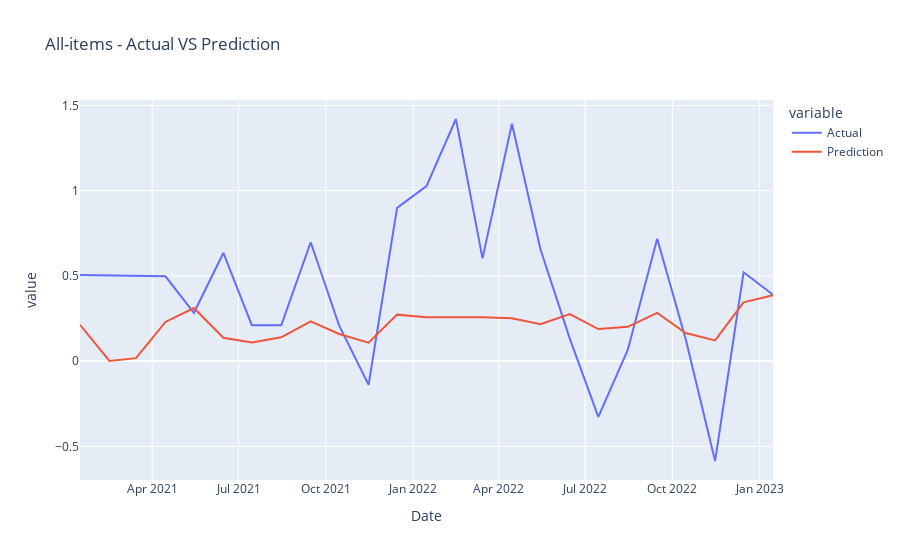
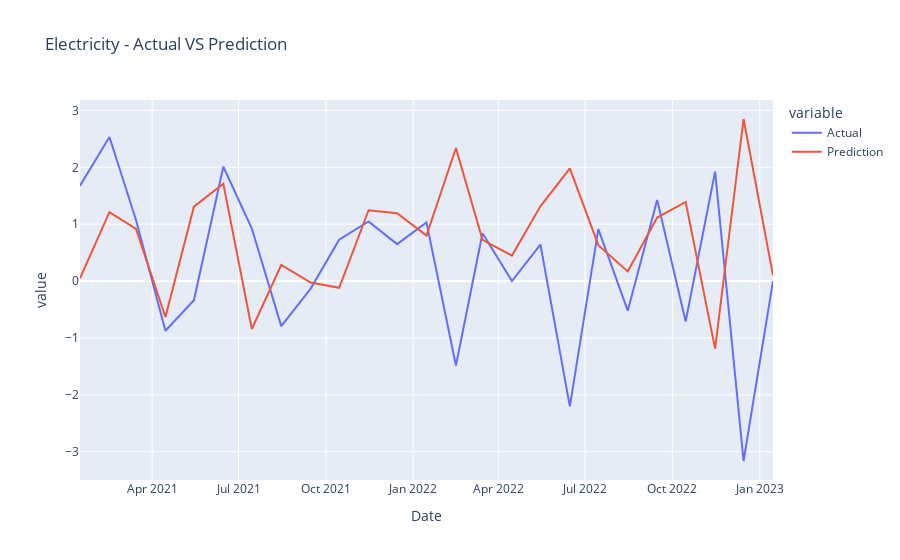
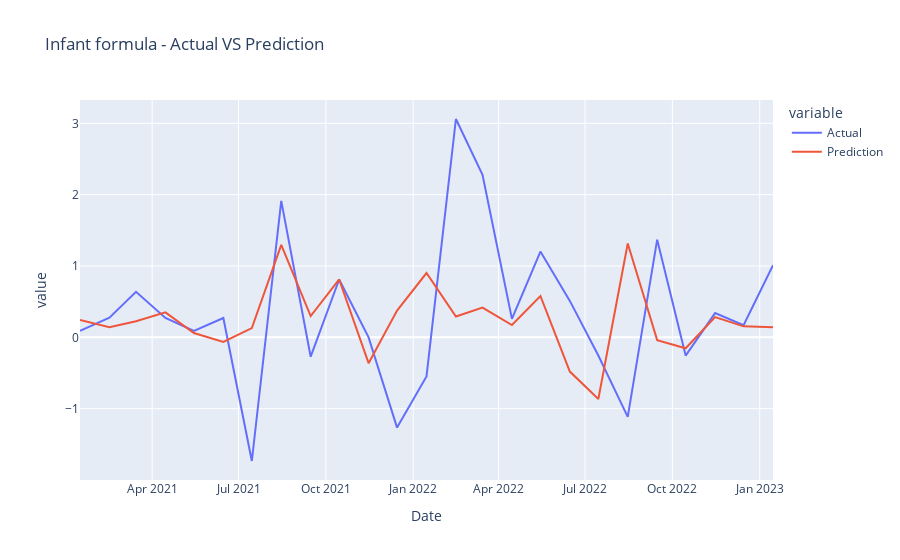
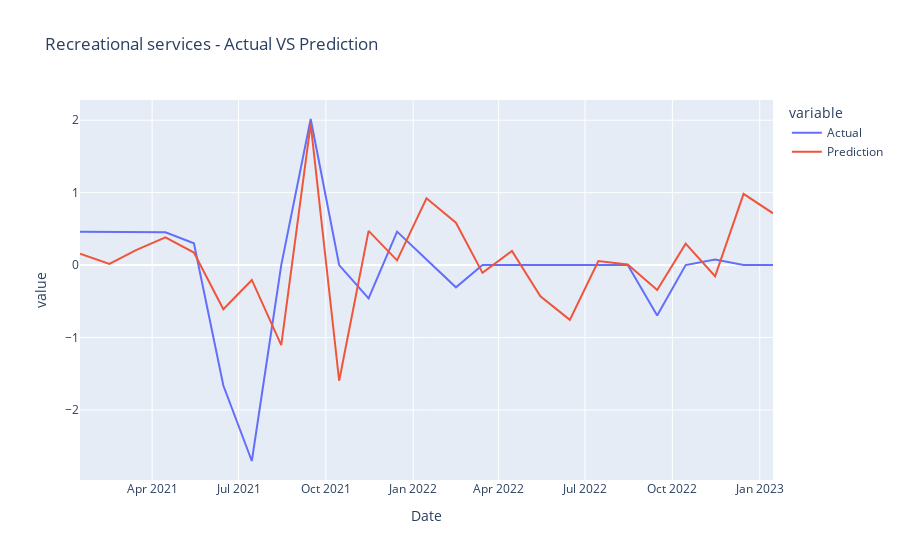

These figures' notebook cell, in order:
### Markdown cell above
Plot Results:

### Code cell
def plot_results(all_data_dict, categories):
    category_samples = ['All-items']+random.sample(categories, 10)
    for category in category_samples:
        category_df = all_data_dict[category]
        fig = px.line(category_df, x="Date", y=["Actual", "Prediction"], title=f'{category} - Actual VS Prediction')
        fig.show()

plot_results(all_data_test_dict, all_categories)

### Figure 1 — Plotly figure (JSON) as saved in the notebook; plotly's stock layout.template omitted (floating-point values rounded to 4 significant figures)
{"data": [{"hovertemplate": "variable=Actual<br>Date=%{x}<br>value=%{y}<extra></extra>", "legendgroup": "Actual", "line": {"color": "#636efa", "dash": "solid"}, "marker": {"symbol": "circle"}, "mode": "lines", "name": "Actual", "orientation": "v", "showlegend": true, "type": "scatter", "x": ["2021-01-15", "2021-02-15", "2021-03-15", "2021-04-15", "2021-05-15", "2021-06-15", "2021-07-15", "2021-08-15", "2021-09-15", "2021-10-15", "2021-11-15", "2021-12-15", "2022-01-15", "2022-02-15", "2022-03-15", "2022-04-15", "2022-05-15", "2022-06-15", "2022-07-15", "2022-08-15", "2022-09-15", "2022-10-15", "2022-11-15", "2022-12-15", "2023-01-15"], "xaxis": "x", "y": [0.5052, 0.5027, 0.5002, 0.4977, 0.2833, 0.6345, 0.2106, 0.2102, 0.6974, 0.2083, -0.1388, 0.8987, 1.027, 1.42, 0.6026, 1.392, 0.6562, 0.1307, -0.3271, 0.06551, 0.7178, 0.13, -0.5861, 0.5212, 0.3891], "yaxis": "y"}, {"hovertemplate": "variable=Prediction<br>Date=%{x}<br>value=%{y}<extra></extra>", "legendgroup": "Prediction", "line": {"color": "#EF553B", "dash": "solid"}, "marker": {"symbol": "circle"}, "mode": "lines", "name": "Prediction", "orientation": "v", "showlegend": true, "type": "scatter", "x": ["2021-01-15", "2021-02-15", "2021-03-15", "2021-04-15", "2021-05-15", "2021-06-15", "2021-07-15", "2021-08-15", "2021-09-15", "2021-10-15", "2021-11-15", "2021-12-15", "2022-01-15", "2022-02-15", "2022-03-15", "2022-04-15", "2022-05-15", "2022-06-15", "2022-07-15", "2022-08-15", "2022-09-15", "2022-10-15", "2022-11-15", "2022-12-15", "2023-01-15"], "xaxis": "x", "y": [0.2132, 0.001125, 0.01749, 0.2297, 0.3112, 0.1371, 0.1094, 0.1394, 0.2333, 0.1591, 0.1082, 0.2725, 0.2571, 0.2573, 0.2568, 0.2507, 0.2166, 0.2762, 0.1877, 0.2009, 0.2826, 0.1647, 0.1216, 0.3451, 0.3863], "yaxis": "y"}], "layout": {"legend": {"title": {"text": "variable"}, "tracegroupgap": 0}, "title": {"text": "All-items - Actual VS Prediction"}, "xaxis": {"anchor": "y", "domain": [0, 1], "title": {"text": "Date"}}, "yaxis": {"anchor": "x", "domain": [0, 1], "title": {"text": "value"}}}}

### Figure 2 — Plotly figure (JSON) as saved in the notebook; plotly's stock layout.template omitted (floating-point values rounded to 4 significant figures)
{"data": [{"hovertemplate": "variable=Actual<br>Date=%{x}<br>value=%{y}<extra></extra>", "legendgroup": "Actual", "line": {"color": "#636efa", "dash": "solid"}, "marker": {"symbol": "circle"}, "mode": "lines", "name": "Actual", "orientation": "v", "showlegend": true, "type": "scatter", "x": ["2021-01-15", "2021-02-15", "2021-03-15", "2021-04-15", "2021-05-15", "2021-06-15", "2021-07-15", "2021-08-15", "2021-09-15", "2021-10-15", "2021-11-15", "2021-12-15", "2022-01-15", "2022-02-15", "2022-03-15", "2022-04-15", "2022-05-15", "2022-06-15", "2022-07-15", "2022-08-15", "2022-09-15", "2022-10-15", "2022-11-15", "2022-12-15", "2023-01-15"], "xaxis": "x", "y": [1.677, 2.532, 1.075, -0.8728, -0.3377, 2.009, 0.9241, -0.7916, -0.1325, 0.7268, 1.048, 0.6494, 1.03, -1.484, 0.8417, 0, 0.6427, -2.202, 0.9127, -0.5205, 1.425, -0.7099, 1.924, -3.163, 0], "yaxis": "y"}, {"hovertemplate": "variable=Prediction<br>Date=%{x}<br>value=%{y}<extra></extra>", "legendgroup": "Prediction", "line": {"color": "#EF553B", "dash": "solid"}, "marker": {"symbol": "circle"}, "mode": "lines", "name": "Prediction", "orientation": "v", "showlegend": true, "type": "scatter", "x": ["2021-01-15", "2021-02-15", "2021-03-15", "2021-04-15", "2021-05-15", "2021-06-15", "2021-07-15", "2021-08-15", "2021-09-15", "2021-10-15", "2021-11-15", "2021-12-15", "2022-01-15", "2022-02-15", "2022-03-15", "2022-04-15", "2022-05-15", "2022-06-15", "2022-07-15", "2022-08-15", "2022-09-15", "2022-10-15", "2022-11-15", "2022-12-15", "2023-01-15"], "xaxis": "x", "y": [0.04939, 1.212, 0.917, -0.6306, 1.308, 1.712, -0.8415, 0.2834, -0.02626, -0.1182, 1.246, 1.192, 0.7995, 2.339, 0.7262, 0.4478, 1.314, 1.98, 0.6321, 0.1689, 1.117, 1.391, -1.188, 2.849, 0.1014], "yaxis": "y"}], "layout": {"legend": {"title": {"text": "variable"}, "tracegroupgap": 0}, "title": {"text": "Electricity - Actual VS Prediction"}, "xaxis": {"anchor": "y", "domain": [0, 1], "title": {"text": "Date"}}, "yaxis": {"anchor": "x", "domain": [0, 1], "title": {"text": "value"}}}}

### Figure 3 — Plotly figure (JSON) as saved in the notebook; plotly's stock layout.template omitted (floating-point values rounded to 4 significant figures)
{"data": [{"hovertemplate": "variable=Actual<br>Date=%{x}<br>value=%{y}<extra></extra>", "legendgroup": "Actual", "line": {"color": "#636efa", "dash": "solid"}, "marker": {"symbol": "circle"}, "mode": "lines", "name": "Actual", "orientation": "v", "showlegend": true, "type": "scatter", "x": ["2021-01-15", "2021-02-15", "2021-03-15", "2021-04-15", "2021-05-15", "2021-06-15", "2021-07-15", "2021-08-15", "2021-09-15", "2021-10-15", "2021-11-15", "2021-12-15", "2022-01-15", "2022-02-15", "2022-03-15", "2022-04-15", "2022-05-15", "2022-06-15", "2022-07-15", "2022-08-15", "2022-09-15", "2022-10-15", "2022-11-15", "2022-12-15", "2023-01-15"], "xaxis": "x", "y": [0.09187, 0.2751, 0.639, 0.2726, 0.0907, 0.2716, -1.733, 1.913, -0.2711, 0.8112, 0, -1.265, -0.5469, 3.061, 2.279, 0.2596, 1.203, 0.5111, -0.2552, -1.114, 1.369, -0.2552, 0.3401, 0.1696, 1.012], "yaxis": "y"}, {"hovertemplate": "variable=Prediction<br>Date=%{x}<br>value=%{y}<extra></extra>", "legendgroup": "Prediction", "line": {"color": "#EF553B", "dash": "solid"}, "marker": {"symbol": "circle"}, "mode": "lines", "name": "Prediction", "orientation": "v", "showlegend": true, "type": "scatter", "x": ["2021-01-15", "2021-02-15", "2021-03-15", "2021-04-15", "2021-05-15", "2021-06-15", "2021-07-15", "2021-08-15", "2021-09-15", "2021-10-15", "2021-11-15", "2021-12-15", "2022-01-15", "2022-02-15", "2022-03-15", "2022-04-15", "2022-05-15", "2022-06-15", "2022-07-15", "2022-08-15", "2022-09-15", "2022-10-15", "2022-11-15", "2022-12-15", "2023-01-15"], "xaxis": "x", "y": [0.2425, 0.1417, 0.2269, 0.3498, 0.06032, -0.06358, 0.1304, 1.296, 0.2991, 0.8114, -0.3621, 0.3764, 0.9016, 0.2923, 0.4183, 0.1724, 0.5802, -0.4793, -0.8642, 1.315, -0.03887, -0.1526, 0.2846, 0.1541, 0.1426], "yaxis": "y"}], "layout": {"legend": {"title": {"text": "variable"}, "tracegroupgap": 0}, "title": {"text": "Infant formula - Actual VS Prediction"}, "xaxis": {"anchor": "y", "domain": [0, 1], "title": {"text": "Date"}}, "yaxis": {"anchor": "x", "domain": [0, 1], "title": {"text": "value"}}}}

### Figure 4 — Plotly figure (JSON) as saved in the notebook; plotly's stock layout.template omitted (floating-point values rounded to 4 significant figures)
{"data": [{"hovertemplate": "variable=Actual<br>Date=%{x}<br>value=%{y}<extra></extra>", "legendgroup": "Actual", "line": {"color": "#636efa", "dash": "solid"}, "marker": {"symbol": "circle"}, "mode": "lines", "name": "Actual", "orientation": "v", "showlegend": true, "type": "scatter", "x": ["2021-01-15", "2021-02-15", "2021-03-15", "2021-04-15", "2021-05-15", "2021-06-15", "2021-07-15", "2021-08-15", "2021-09-15", "2021-10-15", "2021-11-15", "2021-12-15", "2022-01-15", "2022-02-15", "2022-03-15", "2022-04-15", "2022-05-15", "2022-06-15", "2022-07-15", "2022-08-15", "2022-09-15", "2022-10-15", "2022-11-15", "2022-12-15", "2023-01-15"], "xaxis": "x", "y": [0.4587, 0.4566, 0.4545, 0.4525, 0.3005, -1.664, -2.706, 0, 2.017, 0, -0.4619, 0.4619, 0.07678, -0.3075, 0, 0, 0, 0, 0, 0, -0.6953, 0, 0.07749, 0, 0], "yaxis": "y"}, {"hovertemplate": "variable=Prediction<br>Date=%{x}<br>value=%{y}<extra></extra>", "legendgroup": "Prediction", "line": {"color": "#EF553B", "dash": "solid"}, "marker": {"symbol": "circle"}, "mode": "lines", "name": "Prediction", "orientation": "v", "showlegend": true, "type": "scatter", "x": ["2021-01-15", "2021-02-15", "2021-03-15", "2021-04-15", "2021-05-15", "2021-06-15", "2021-07-15", "2021-08-15", "2021-09-15", "2021-10-15", "2021-11-15", "2021-12-15", "2022-01-15", "2022-02-15", "2022-03-15", "2022-04-15", "2022-05-15", "2022-06-15", "2022-07-15", "2022-08-15", "2022-09-15", "2022-10-15", "2022-11-15", "2022-12-15", "2023-01-15"], "xaxis": "x", "y": [0.1573, 0.01688, 0.2064, 0.3822, 0.1719, -0.611, -0.2056, -1.106, 1.951, -1.598, 0.4714, 0.06535, 0.9222, 0.585, -0.1075, 0.1953, -0.4318, -0.7565, 0.05525, 0.006873, -0.3456, 0.2953, -0.1541, 0.9835, 0.7147], "yaxis": "y"}], "layout": {"legend": {"title": {"text": "variable"}, "tracegroupgap": 0}, "title": {"text": "Recreational services - Actual VS Prediction"}, "xaxis": {"anchor": "y", "domain": [0, 1], "title": {"text": "Date"}}, "yaxis": {"anchor": "x", "domain": [0, 1], "title": {"text": "value"}}}}
